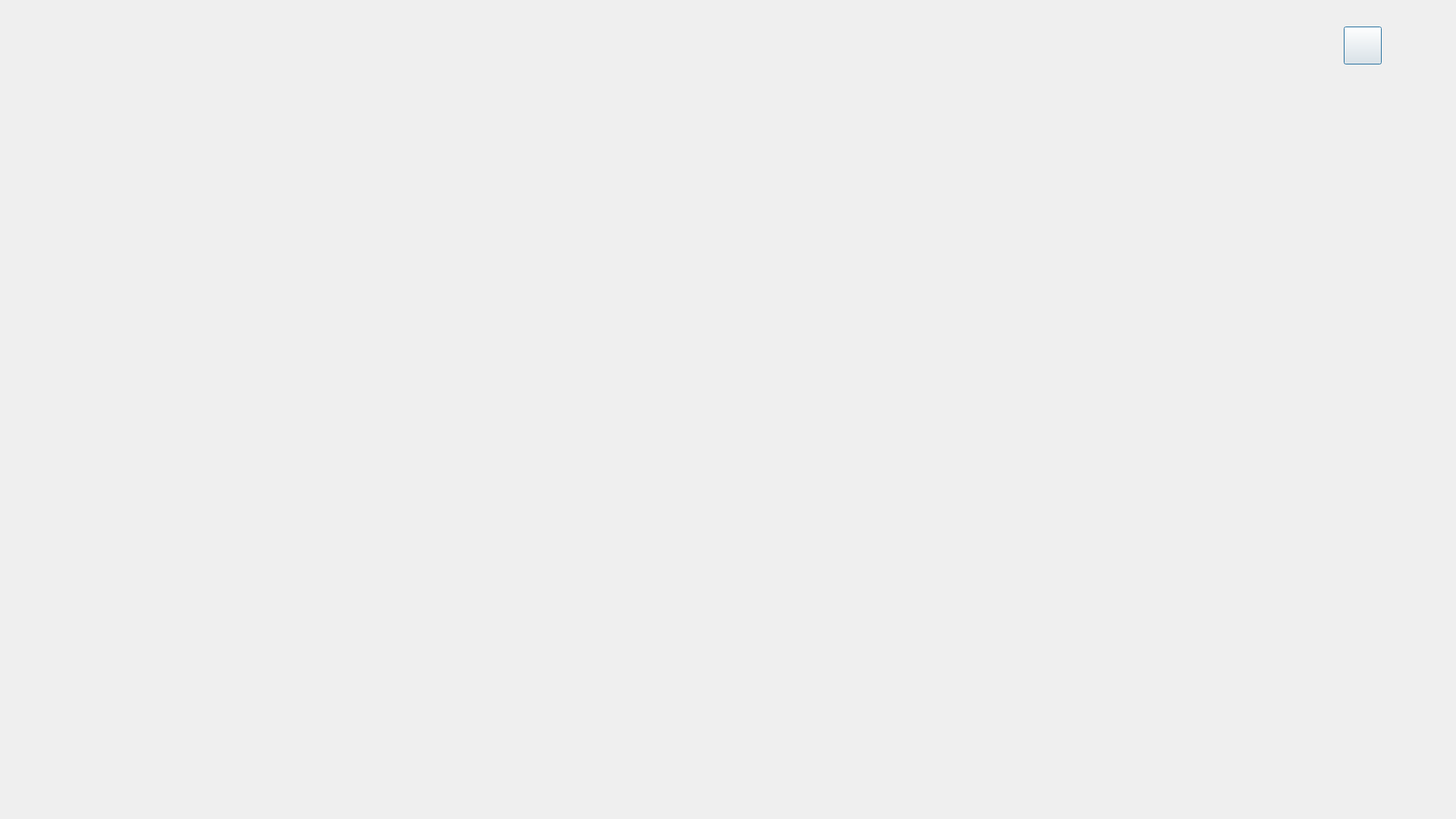
<?xml version="1.0" encoding="UTF-8"?>
<ui version="4.0">
 <class>DialogPlayMotion</class>
 <widget class="QDialog" name="DialogPlayMotion">
  <property name="geometry">
   <rect>
    <x>0</x>
    <y>0</y>
    <width>1920</width>
    <height>1080</height>
   </rect>
  </property>
  <property name="maximumSize">
   <size>
    <width>1920</width>
    <height>1080</height>
   </size>
  </property>
  <property name="windowTitle">
   <string>Dialog</string>
  </property>
  <widget class="QLabel" name="lb_camera_full">
   <property name="geometry">
    <rect>
     <x>0</x>
     <y>0</y>
     <width>1920</width>
     <height>1080</height>
    </rect>
   </property>
   <property name="maximumSize">
    <size>
     <width>1920</width>
     <height>1080</height>
    </size>
   </property>
   <property name="text">
    <string/>
   </property>
  </widget>
  <widget class="QWidget" name="widget" native="true">
   <property name="geometry">
    <rect>
     <x>0</x>
     <y>0</y>
     <width>1920</width>
     <height>1080</height>
    </rect>
   </property>
   <property name="maximumSize">
    <size>
     <width>1920</width>
     <height>1080</height>
    </size>
   </property>
   <layout class="QHBoxLayout" name="horizontalLayout">
    <property name="spacing">
     <number>0</number>
    </property>
    <property name="leftMargin">
     <number>38</number>
    </property>
    <property name="topMargin">
     <number>0</number>
    </property>
    <property name="rightMargin">
     <number>88</number>
    </property>
    <property name="bottomMargin">
     <number>0</number>
    </property>
    <item>
     <layout class="QVBoxLayout" name="verticalLayout">
      <property name="spacing">
       <number>40</number>
      </property>
      <property name="topMargin">
       <number>70</number>
      </property>
      <property name="rightMargin">
       <number>0</number>
      </property>
      <property name="bottomMargin">
       <number>70</number>
      </property>
      <item>
       <widget class="QLabel" name="lb_action1">
        <property name="minimumSize">
         <size>
          <width>170</width>
          <height>170</height>
         </size>
        </property>
        <property name="maximumSize">
         <size>
          <width>170</width>
          <height>170</height>
         </size>
        </property>
        <property name="text">
         <string/>
        </property>
        <property name="pixmap">
         <pixmap>:/images/img_action1.png</pixmap>
        </property>
       </widget>
      </item>
      <item>
       <widget class="QLabel" name="lb_action2">
        <property name="minimumSize">
         <size>
          <width>170</width>
          <height>170</height>
         </size>
        </property>
        <property name="maximumSize">
         <size>
          <width>170</width>
          <height>170</height>
         </size>
        </property>
        <property name="text">
         <string/>
        </property>
        <property name="pixmap">
         <pixmap>:/images/img_action2.png</pixmap>
        </property>
       </widget>
      </item>
      <item>
       <widget class="QLabel" name="lb_action3">
        <property name="minimumSize">
         <size>
          <width>170</width>
          <height>170</height>
         </size>
        </property>
        <property name="maximumSize">
         <size>
          <width>170</width>
          <height>170</height>
         </size>
        </property>
        <property name="text">
         <string/>
        </property>
        <property name="pixmap">
         <pixmap>:/images/img_action3.png</pixmap>
        </property>
       </widget>
      </item>
      <item>
       <widget class="QLabel" name="lb_action4">
        <property name="minimumSize">
         <size>
          <width>170</width>
          <height>170</height>
         </size>
        </property>
        <property name="maximumSize">
         <size>
          <width>170</width>
          <height>170</height>
         </size>
        </property>
        <property name="text">
         <string/>
        </property>
        <property name="pixmap">
         <pixmap>:/images/img_action4.png</pixmap>
        </property>
       </widget>
      </item>
      <item>
       <widget class="QLabel" name="lb_action5">
        <property name="minimumSize">
         <size>
          <width>170</width>
          <height>170</height>
         </size>
        </property>
        <property name="maximumSize">
         <size>
          <width>170</width>
          <height>170</height>
         </size>
        </property>
        <property name="text">
         <string/>
        </property>
        <property name="pixmap">
         <pixmap>:/images/img_action5.png</pixmap>
        </property>
       </widget>
      </item>
     </layout>
    </item>
    <item>
     <spacer name="horizontalSpacer">
      <property name="orientation">
       <enum>Qt::Horizontal</enum>
      </property>
      <property name="sizeType">
       <enum>QSizePolicy::Expanding</enum>
      </property>
      <property name="sizeHint" stdset="0">
       <size>
        <width>445</width>
        <height>20</height>
       </size>
      </property>
     </spacer>
    </item>
    <item>
     <layout class="QVBoxLayout" name="verticalLayout_3">
      <item>
       <spacer name="verticalSpacer_2">
        <property name="orientation">
         <enum>Qt::Vertical</enum>
        </property>
        <property name="sizeHint" stdset="0">
         <size>
          <width>20</width>
          <height>40</height>
         </size>
        </property>
       </spacer>
      </item>
      <item>
       <widget class="QLabel" name="label">
        <property name="minimumSize">
         <size>
          <width>700</width>
          <height>930</height>
         </size>
        </property>
        <property name="maximumSize">
         <size>
          <width>700</width>
          <height>930</height>
         </size>
        </property>
        <property name="text">
         <string/>
        </property>
        <property name="pixmap">
         <pixmap>:/images/img_action1_stand.png</pixmap>
        </property>
       </widget>
      </item>
      <item>
       <spacer name="verticalSpacer_3">
        <property name="orientation">
         <enum>Qt::Vertical</enum>
        </property>
        <property name="sizeHint" stdset="0">
         <size>
          <width>20</width>
          <height>40</height>
         </size>
        </property>
       </spacer>
      </item>
     </layout>
    </item>
    <item>
     <spacer name="horizontalSpacer_2">
      <property name="orientation">
       <enum>Qt::Horizontal</enum>
      </property>
      <property name="sizeType">
       <enum>QSizePolicy::Expanding</enum>
      </property>
      <property name="sizeHint" stdset="0">
       <size>
        <width>478</width>
        <height>20</height>
       </size>
      </property>
     </spacer>
    </item>
    <item>
     <layout class="QVBoxLayout" name="verticalLayout_2">
      <property name="topMargin">
       <number>35</number>
      </property>
      <property name="bottomMargin">
       <number>0</number>
      </property>
      <item>
       <widget class="QPushButton" name="pb_back">
        <property name="minimumSize">
         <size>
          <width>50</width>
          <height>50</height>
         </size>
        </property>
        <property name="maximumSize">
         <size>
          <width>50</width>
          <height>50</height>
         </size>
        </property>
        <property name="text">
         <string/>
        </property>
        <property name="icon">
         <iconset>
          <normaloff>:/images/ic_fullscreen.png</normaloff>:/images/ic_fullscreen.png</iconset>
        </property>
        <property name="iconSize">
         <size>
          <width>80</width>
          <height>80</height>
         </size>
        </property>
       </widget>
      </item>
      <item>
       <spacer name="verticalSpacer">
        <property name="orientation">
         <enum>Qt::Vertical</enum>
        </property>
        <property name="sizeHint" stdset="0">
         <size>
          <width>20</width>
          <height>40</height>
         </size>
        </property>
       </spacer>
      </item>
     </layout>
    </item>
    <item>
     <spacer name="horizontalSpacer_3">
      <property name="orientation">
       <enum>Qt::Horizontal</enum>
      </property>
      <property name="sizeHint" stdset="0">
       <size>
        <width>40</width>
        <height>20</height>
       </size>
      </property>
     </spacer>
    </item>
   </layout>
  </widget>
 </widget>
 <resources>
  <include location="resource.qrc"/>
 </resources>
 <connections/>
</ui>
